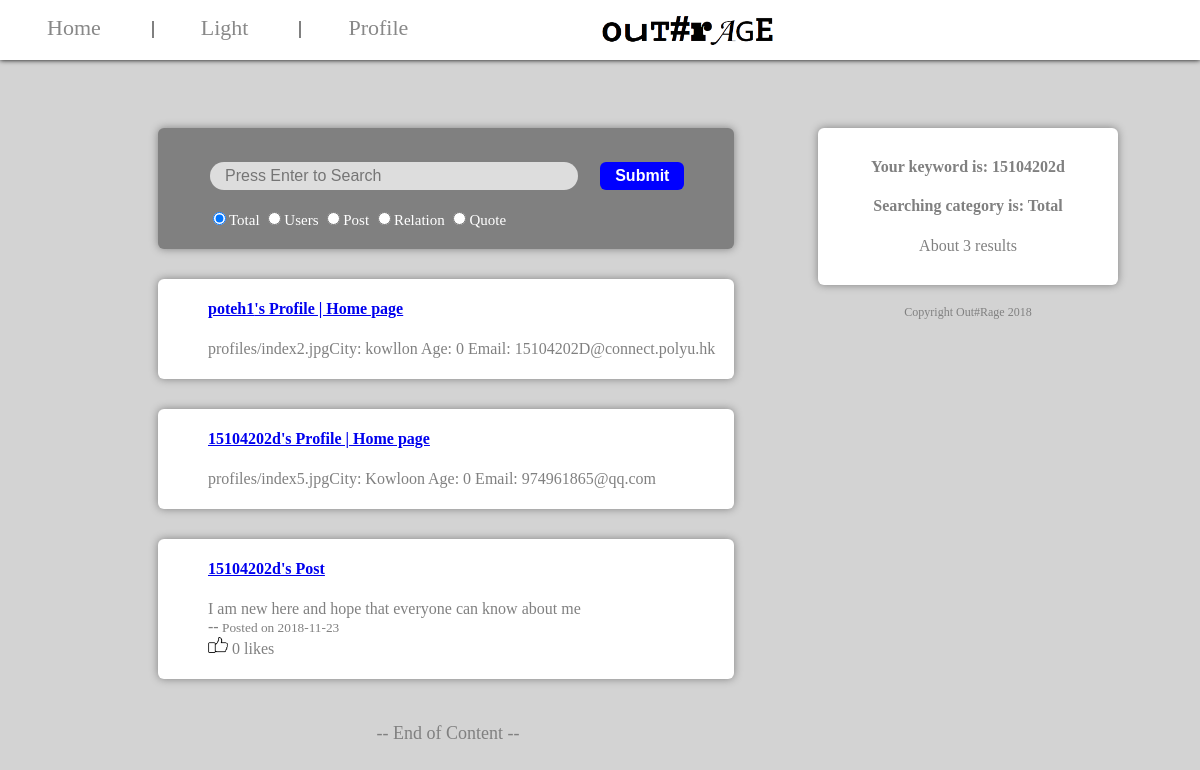
The app's page /search.php?content=15104202d with its own data.
### tables this page shows
CREATE TABLE `users` (
  `username` varchar(20) NOT NULL,
  `loginstate` varchar(10) NOT NULL DEFAULT 'offline',
  `password` varchar(10) NOT NULL,
  `city` varchar(50) NOT NULL,
  `age` int(10) NOT NULL,
  `profile` varchar(200) NOT NULL,
  `birthday` varchar(20) NOT NULL,
  `gender` varchar(20) NOT NULL,
  `email` varchar(50) NOT NULL,
  `like_post` varchar(1000) NOT NULL
);

CREATE TABLE `post` (
  `post_id` int(50) NOT NULL,
  `username` varchar(20) NOT NULL,
  `post_time` varchar(50) NOT NULL,
  `post_content` varchar(200) NOT NULL,
  `post_picture` varchar(200) NOT NULL,
  `like_num` int(20) NOT NULL
);

### search.php (the view, shortened to what this page needs)
<html>
<head>
<link rel="stylesheet" type="text/css" href="theme.css"/>
</head>
<body>
<div style="margin-top:120px;position:absolute;width:80%">
<div style="display:inline-block;width:60%;min-width:300px;min-height:100px;vertical-align:top;">
<span class="info_block" style="display:inline-block;width:100%;min-height:100px;vertical-align:left;background-color:grey;">
<span style="display:block;margin-top:30px;margin-left:50px;margin-bottom:20px;text-align:left;">
<form id="sf" action="search.php" method="GET">
<input type="text" class="input_bar" name="content" style="width:70%;" placeholder="Press Enter to Search"/><input type="submit" value="Submit" class="node_button" style="display:inline-block;margin-left:20px;" onclick="return submitCheck(content)"/>
<p style="color:white;font-size:15px;">
<input type="radio" name="class" value="total" checked="checked"/>Total
<input type="radio" name="class" value="users"/>Users
<input type="radio" name="class" value="post"/>Post
<input type="radio" name="class" value="relation"/>Relation
<input type="radio" name="class" value="quote"/>Quote
</p>
</form>
</span>
</span>
<?php
if(!isset($_GET["content"]))
{?>
	<span style="display:inline-block;height:30px;vertical-align:left;"></span>
	<span class="info_block" style="display:inline-block;width:100%;min-height:100px;vertical-align:left;">
	<span style="display:block;margin-top:20px;margin-left:50px;margin-bottom:20px;text-align:left;">
	<p>The results will be shown here.</p>
	</span>
	</span>
<?php
}
else
{
	$xx=$_GET["content"];
	$xx=trim($xx);
	$con=mysqli_connect("localhost","root","");
	mysqli_select_db($con,"users");
	if (count(explode(' ',$xx))==1){
	$_SESSION["keyword"]=1;$a=$_SESSION["search"][0];
	$sql1="select * from users where username like '%".$a."%' or city like '%".$a."%' or profile like '%".$a."%' or birthday like '%".$a."%' or gender like '%".$a."%' or email like '%".$a."%'";
	$sql2="select * from post where username like '%".$a."%' or post_time like '%".$a."%' or post_content like '%".$a."%' ";
	$sql3="select * from  relation where userone like '%".$a."%' or usertwo like '%".$a."%' or relation like '%".$a."%' ";
	$sql4="select * from quote where quote_type like '%".$a."%' or quote_content like '%".$a."%' or quote_picture like '%".$a."%'";
	}
	$result1=mysqli_query($con,$sql1); $rowcount1=mysqli_num_rows($result1);
	$result2=mysqli_query($con,$sql2);$rowcount2=mysqli_num_rows($result2);
	$result3=mysqli_query($con,$sql3);$rowcount3=mysqli_num_rows($result3);
	$result4=mysqli_query($con,$sql4);$rowcount4=mysqli_num_rows($result4);
	$totalrows=$rowcount1+$rowcount2+$rowcount3+$rowcount4;
	if((!isset($_GET["class"]))||($_GET["class"]=="total"))
	{
		$cl="t";
	}
	if(($cl=="t")||($cl=="u"))
	{
	for ($i=0;$i<$rowcount1;$i++){
?>
	<span class="info_block" style="display:inline-block;width:100%;min-height:100px;vertical-align:left;">
	<span style="display:block;margin-top:20px;margin-left:50px;margin-bottom:20px;text-align:left;">
	<p>
<?php
		$row1=mysqli_fetch_assoc($result1);
		echo "<h4><a href=\"profile.php?user=".$row1["username"]."\">".@$row1["username"]."'s Profile | Home page</a><br /></h4>".$row1["profile"] ;
		echo "City: ".$row1["city"]."  Age: ".$row1["age"]."  Email: ".$row1["email"]."<br />";
?>
	</p>
	</span>
	</span>
<?php
	}
	}
	if(($cl=="t")||($cl=="p"))
	{
	for ($x=0;$x<$rowcount2;$x++)
	{
		$row2=mysqli_fetch_assoc($result2);$present=substr($row2["post_time"],0,-9);$present=date('Y-m-d', strtotime(str_replace('_', '/', $present)));$hour=substr($row2["post_time"],11,-6);
?>
	<span class="info_block" style="display:inline-block;width:100%;min-height:100px;vertical-align:left;">
	<span style="display:block;margin-top:20px;margin-left:50px;margin-bottom:20px;text-align:left;padding-right:50px">
	<p>
<?php
			echo "<h4><a href=\"profile.php?user=".$row2["username"]."\">".$row2["username"]."'s Post</a>";
				if ($present!=date("Y-m-d")){
					echo "</h4> ".$row2["post_content"]."<br> --<small> Posted on ".$present."</small><br>";
				}
			$showl=false;
			if($showl==true)
			{
?>
				<img id="<?php echo $x;?>" onclick="changeImage(<?php echo $x;?>)" src="images/like_color.jpg" width="20" height="18"/>
				<?php echo " ".$row2["like_num"]." likes <small>You have liked this post~</small>";?>
				<p id="<?php echo "+1".$x;?>"></p>
<?php
			}
			else
			{
				?>
				<img id="<?php echo $x ?>" onclick="changeImage(<?php echo $x ?>)" src="images/like_grey.jpg" width="20" height="18"/>
				<?php
				echo " ".$row2["like_num"]." likes";
				?>
				<?php
			}
				?>
	</p>
	</span>
	</span>
<?php
	}
}
?>
<?php
}
?>
<span style="display:inline-block;width=100%;height:70px;vertical-align:left;font-size:18px;color:grey;">-- End of Content --</span>
</div>
<div style="display:inline-block;position:fixed;width:20%;min-width:300px;vertical-align:top;">
<span class="info_block" style="display:inline-block;width:100%;min-width:300px;vertical-align:top;">
<form style="margin:30px;">
<p>
<?php
	echo "<h4>Your keyword is: ";
	if(!isset($_GET["content"]))
	{
		echo "[NONE]";
	}
	else
	{
		echo $_GET["content"];
	}
	echo "<br /></h4>";
	echo "<h4>Searching category is: ";
	if(!isset($_GET["content"]))
	{
		echo "[NONE]";
	}
	else
	{
		if($cl=="t")
		{
			echo "Total";
		}
	}
	echo "<br /></h4>";
	echo "About ";
	if(!isset($_GET["content"]))
	{
		echo "0";
	}
	else
	{
		echo $totalrows;
	}
	echo " results <br />";
?>
</p>
</form>
</span>
<span style="display:inline-block;height:20px;width:100%;min-width:300px;vertical-align:top;">
</span>
<span style="display:inline-block;height:50px;width:100%;min-width:300px;vertical-align:top;">
<a style="font-size:12px;color:grey;">Copyright Out#Rage 2018</a>
</span>
</div>
</div>
<div class="top_bar" style="text-align:center">
<span style="float:left">
<a href="index.php" class="main_button">Home</a>
<span class="division_line"></span>
<a href="light.php" class="main_button">Light</a>
<span class="division_line"></span>
<a href="profile.php" class="main_button">Profile</a>
</span>
<img src="images/logo.png" style="display:inline-block;max-height:30px;"/>
<div style="float:right;margin-right:45px;width:20%;height:1px;"></div>
</div>
</body>
</html>

### theme.css (style rules this page uses)
.info_block { border-radius:6px; color:grey; text-align:center; text-decoration:none; box-shadow:0px 0px 8px 0px grey; background-color:white; display:inline-block; width:100%; }
body { background-color:lightgrey; text-align:center; }
.main_button { color:#888888; text-align:center; text-decoration:none; font-size:22px; margin:4px 2px; padding:15px 45px; }
.node_button { border:none; padding:5px 15px; background-color:blue; color:white; text-align:center; text-decoration:none; font-size:16px; font-weight:bold; margin:4px 2px; cursor:pointer; border-radius:6px; box-shadow:0px 0px 2px grey; }
.input_bar { border:none; background-color:#DDDDDD; color:#777777; text-align:left; text-decoration:none; font-size:16px; margin:4px 2px; padding:5px 15px; border-radius:30px; }
.division_line { border-left:2px solid grey; }
.top_bar { top:0; left:0; width:100%; position:fixed; float:center; height:40px; padding-top:15px; padding-bottom:5px; box-shadow:0px 0px 5px 0px black; background-color:white; text-align:left; }

### records on screen
users: username "poteh1", profile "profiles/index2.jpg", city "kowllon", age "0", email "15104202D@connect.polyu.hk"
users: username "15104202d", profile "profiles/index5.jpg", city "Kowloon", age "0", email "974961865@qq.com"
post: username "15104202d", post_content "I am new here and hope that everyone can know about me", post_time "2018-11-23", like_num "0"

### other values on screen
$_GET["content"] "15104202d"
$totalrows "3"
